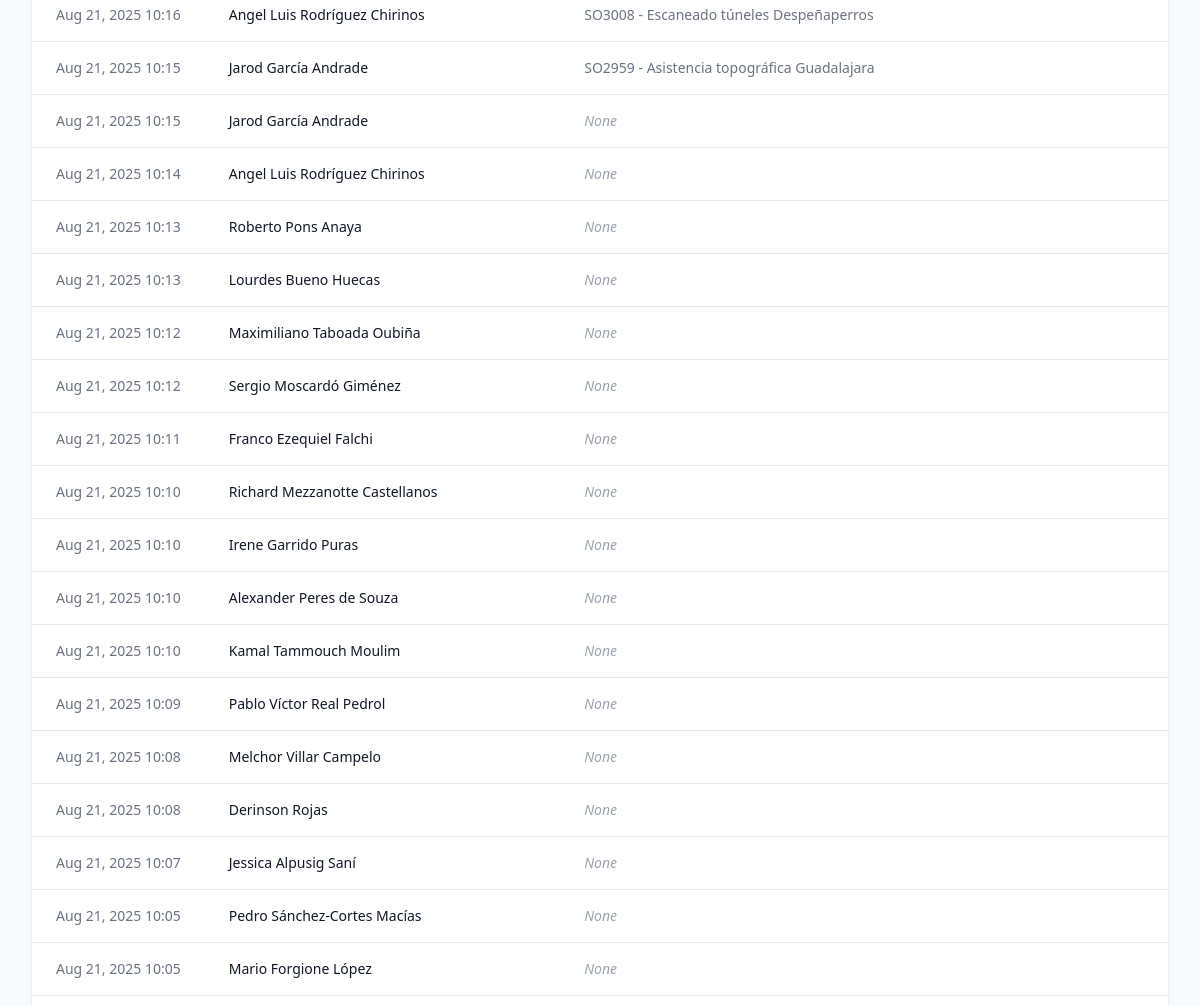
/movements/ (signed in, middle part), run on an earlier commit of the app's database.
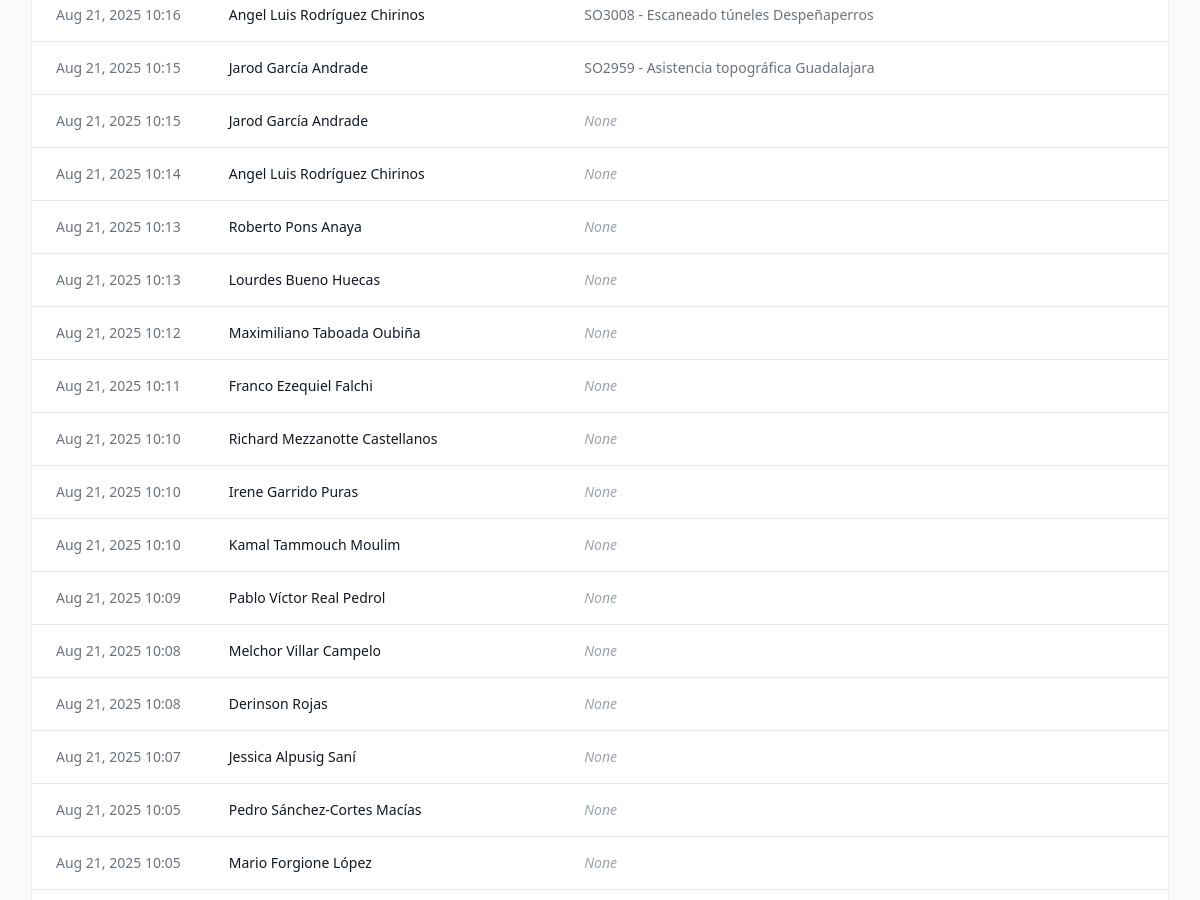
And on a later commit of the database.
### novacartografia_employee_management/models.py (models this page shows, shortened)
class ProjectMovementLine(models.Model):
    project = models.ForeignKey(Project, on_delete=models.CASCADE, related_name='movements')
    employee = models.ForeignKey(Employee, on_delete=models.CASCADE, related_name='project_movements')
    date = models.DateTimeField(default=timezone.now)
    previous_project = models.ForeignKey(
        Project,
        on_delete=models.SET_NULL,
        null=True,
        blank=True,
        related_name='outgoing_movements'
    )
    class Meta:
        ordering = ['-date']  # Most recent movements first

class Employee(models.Model):
    name = models.CharField(max_length=100)
    job = models.CharField(max_length=100)
    project_id = models.ForeignKey(Project, on_delete=models.SET_NULL, related_name='employee_set', blank=True, null=True)
    street = models.CharField(max_length=100, blank=True, null=True)
    city = models.CharField(max_length=100, blank=True, null=True)
    active = models.BooleanField(default=True, help_text="Indicates if the employee is currently active")
    start_date = models.DateField(default=timezone.now, help_text="When the employee started working", null=True, blank=True)
    end_date = models.DateField(blank=True, null=True, help_text="When the employee ended working, if applicable")
    state = models.CharField(max_length=50, default='valencia',
           choices=[
                ('Araba (Álava)', 'Álava'),
                ('Albacete', 'Albacete'),
                ('Alacant (Alicante)', 'Alicante'),
                ('Almería', 'Almería'),
                ('Asturias', 'Asturias'),
                ('Ávila', 'Ávila'),
                ('Badajoz', 'Badajoz'),
                ('Barcelona', 'Barcelona'),
                ('Burgos', 'Burgos'),
                ('Cáceres', 'Cáceres'),
                ('Cádiz', 'Cádiz'),
                ('Cantabria', 'Cantabria'),
                ('Castelló (Castellón)', 'Castellón'),
                ('Ceuta', 'Ceuta'),
                ('Ciudad Real', 'Ciudad Real'),
                ('Córdoba', 'Córdoba'),
                ('Cuenca', 'Cuenca'),
                ('Gerona', 'Gerona'),
                ('Granada', 'Granada'),
                ('Guadalajara', 'Guadalajara'),
                ('Gipuzkoa (Guipúzcoa)', 'Guipúzcoa'),
                ('Huelva', 'Huelva'),
                ('Huesca', 'Huesca'),
                ('Islas Baleares', 'Islas Baleares'),
                ('Jaén', 'Jaén'),
                ('A Coruña (La Coruña)', 'La Coruña'),
                ('La Rioja', 'La Rioja'),
                ('Las Palmas', 'Las Palmas'),
                ('León', 'León'),
                ('Lérida', 'Lérida'),
                ('Lleida', 'Lérida'),  # Agregado porque aparece en tu CSV
                ('Lugo', 'Lugo'),
                ('Madrid', 'Madrid'),
                ('Málaga', 'Málaga'),
                ('Melilla', 'Melilla'),
                ('Murcia', 'Murcia'),
                ('Navarra (Nafarroa)', 'Navarra'),  # Corregido para coincidir con el CSV
                ('Orense', 'Orense'),
                ('Palencia', 'Palencia'),
                ('Pontevedra', 'Pontevedra'),
                ('Salamanca', 'Salamanca'),
                ('Santa Cruz de Tenerife', 'Santa Cruz de Tenerife'),
                ('Segovia', 'Segovia'),
                ('Sevilla', 'Sevilla'),
                ('Soria', 'Soria'),
                ('Tarragona', 'Tarragona'),
                ('Teruel', 'Teruel'),
                ('Toledo', 'Toledo'),
                ('Valencia', 'Valencia'),
                ('Valladolid', 'Valladolid'),
                ('Bizkaia (Vizcaya)', 'Vizcaya'),
                ('Zamora', 'Zamora'),
                ('Zaragoza', 'Zaragoza'),
            ])
    latitude = models.FloatField(null=True, blank=True)
    longitude = models.FloatField(null=True, blank=True)
    academic_training = models.CharField(max_length=100, blank=True, null=True)
    driver_license = models.BooleanField(default=False)
    twenty_hours = models.BooleanField(default=False)
    sixty_hours = models.BooleanField(default=False)
    confine = models.BooleanField(default=False)
    height = models.BooleanField(default=False)
    mining = models.BooleanField(default=False)
    railway_carriage = models.BooleanField(default=False)
    railway_mounting = models.BooleanField(default=False)
    building = models.BooleanField(default=False)
    office_work = models.BooleanField(default=False)
    scanner = models.BooleanField(default=False)
    leveling = models.BooleanField(default=False)
    static = models.BooleanField(default=False)
    drag = models.BooleanField(default=False)
    locked = models.BooleanField(default=False, help_text="Indicates if the employee is locked for a future project")
    vacations_from = models.DateField(blank=True, null=True)
    vacations_to = models.DateField(blank=True, null=True)
    leave_from = models.DateField(blank=True, null=True)
    leave_to = models.DateField(blank=True, null=True)

class Project(models.Model):
    PROJECT_TYPES = [
        ('external', 'Obra'),
        ('project', 'Proyecto'),
    ]
    MANAGER_TYPES = [
        ('Jose Cuesta Mejías', 'Cuesta'),
        ('Javier Marín Gimeno', 'Javi'),
        ('Guillermo Boscá Gómez', 'Guillermo'),
        ('Miguel Ángel Martínez García', 'Miguel Ángel'),
        ('Óscar López Valverde', 'Óscar'),
    ]
    name = models.CharField(max_length=100)
    type = models.CharField(max_length=50, choices=PROJECT_TYPES, default='proyecto')
    description = models.TextField(blank=True, null=True)
    manager = models.CharField(max_length=50, choices=MANAGER_TYPES, null=True, blank=True)
    state = models.CharField(max_length=50, null=True, blank=True, )
    date_from = models.DateField(blank=True, null=True)
    date_to = models.DateField(blank=True, null=True)
    academic_training = models.CharField(max_length=100, blank=True, null=True)
    twenty_hours = models.BooleanField(default=False)
    sixty_hours = models.BooleanField(default=False)
    confine = models.BooleanField(default=False)
    height = models.BooleanField(default=False)
    mining = models.BooleanField(default=False)
    railway_carriage = models.BooleanField(default=False)
    railway_mounting = models.BooleanField(default=False)
    building = models.BooleanField(default=False)
    office_work = models.BooleanField(default=False)
    scanner = models.BooleanField(default=False)
    leveling = models.BooleanField(default=False)
    static = models.BooleanField(default=False)
    drag = models.BooleanField(default=False)

### novacartografia_employee_management/views.py (the view)
# urls.py: path('movements/', views.movement_list, name='movement_list'),
@login_required
def movement_list(request):
    movements = ProjectMovementLine.objects.all().order_by('-date')
    return render(request, 'novacartografia_employee_management/movement_list.html', {
        'movements': movements
    })

### templates/novacartografia_employee_management/movement_list.html (shortened to what this page needs)
{% extends "base.html" %}
{% block content %}
<div class="bg-white shadow overflow-hidden rounded-lg">
    <div class="overflow-x-auto">
        <table class="min-w-full divide-y divide-gray-200">
            <tbody class="bg-white divide-y divide-gray-200">
                {% for movement in movements %}
                <tr class="hover:bg-gray-50">
                    <td class="px-6 py-4 whitespace-nowrap text-sm text-gray-500">
                        {{ movement.date|date:"M d, Y H:i" }}
                    </td>
                    <td class="px-6 py-4 whitespace-nowrap text-sm font-medium text-gray-900">
                        <a href="{% url 'employee_detail' movement.employee.id %}" class="text-primary-600 hover:text-primary-900">
                            {{ movement.employee.name }}
                        </a>
                    </td>
                    <td class="px-6 py-4 whitespace-nowrap text-sm text-gray-500">
                        {% if movement.previous_project %}
                            <a href="{% url 'project_detail' movement.previous_project.id %}" class="text-primary-600 hover:text-primary-900">
                                {{ movement.previous_project.name }}
                            </a>
                        {% else %}
                            <span class="text-gray-400 italic">None</span>
                        {% endif %}
                    </td>
                </tr>
                {% empty %}
                <tr>
                    <td colspan="4" class="px-6 py-4 text-center text-sm text-gray-500">No movement records found.</td>
                </tr>
                {% endfor %}
            </tbody>
        </table>
    </div>
</div>
{% endblock %}

What changed in the data, as far as the page shows it:
removed ProjectMovementLine: date "Aug 21, 2025 10:12", employee.name "Sergio Moscardó Giménez", shows "None"
removed ProjectMovementLine: date "Aug 21, 2025 10:10", employee.name "Alexander Peres de Souza", shows "None"
